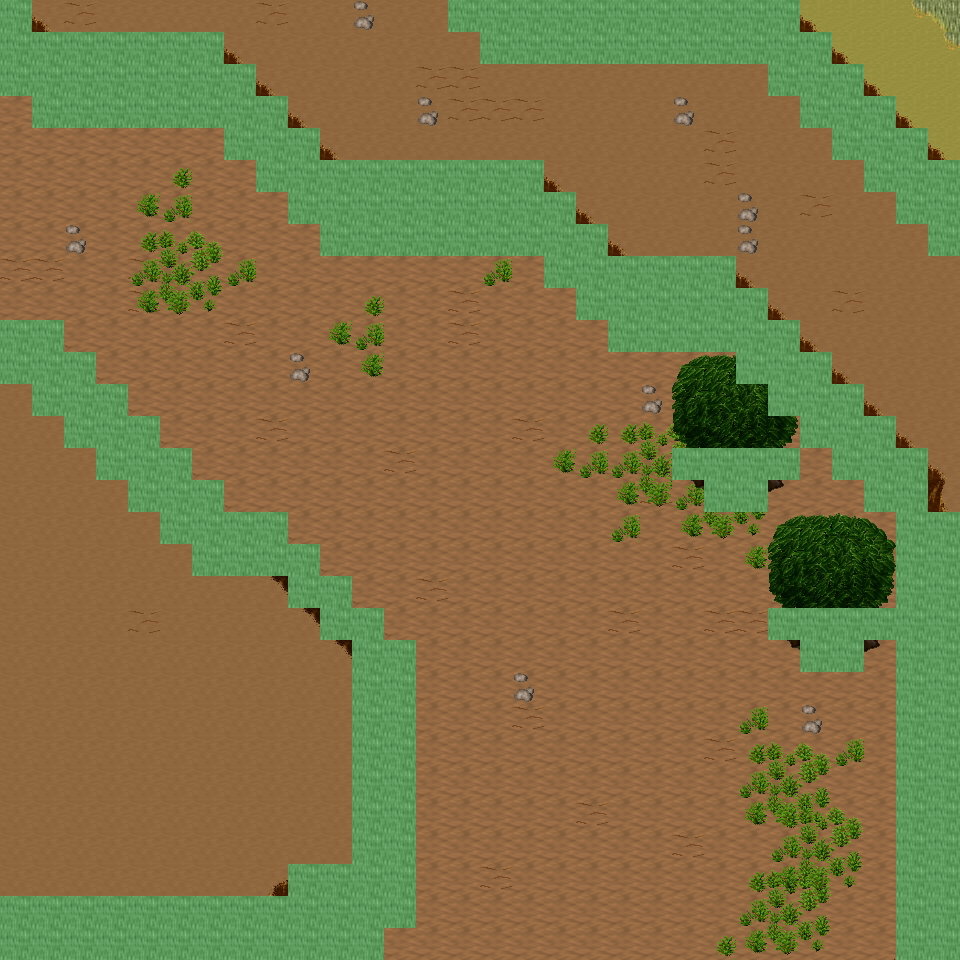

This game map was drawn from its Tiled (.tmx) file and the tilesets committed beside it. A one-line description and the trimmed map source follow:
An orthogonal 30x30 tile map with 32x32 px tiles, 6 tile layers (Ground, Object, Object2, Above, ...), 20 tilesets and 7 objects (7x mapExit).

<map version="1.0" orientation="orthogonal" renderorder="right-down" width="30" height="30" tilewidth="32" tileheight="32" nextobjectid="8">
  <tileset firstgid="1" name="tileset_ground_ground" tilewidth="32" tileheight="32" tilecount="33" columns="3">
    <image source="../drawable/tileset_ground_ground.png" width="96" height="352" />
  </tileset>
  <tileset firstgid="34" name="tileset_ground_ridge_earth_dark" tilewidth="32" tileheight="32" tilecount="96" columns="12">
    <image source="../drawable/tileset_ground_ridge_earth_dark.png" width="384" height="256" />
  </tileset>
  <tileset firstgid="130" name="tileset_ground_earth_edges" tilewidth="32" tileheight="32" tilecount="18" columns="6">
    <image source="../drawable/tileset_ground_earth_edges.png" width="192" height="96" />
  </tileset>
  <tileset firstgid="148" name="tileset_ground_rock_pebbles" tilewidth="32" tileheight="32" tilecount="3" columns="1">
    <image source="../drawable/tileset_ground_rock_pebbles.png" width="32" height="96" />
  </tileset>
  <tileset firstgid="151" name="tileset_item_statue_grey_stone" tilewidth="32" tileheight="32" tilecount="4" columns="2">
    <image source="../drawable/tileset_item_statue_grey_stone.png" width="64" height="64" />
  </tileset>
  <tileset firstgid="155" name="tileset_ground_square_patch" tilewidth="32" tileheight="32" tilecount="9" columns="3">
    <image source="../drawable/tileset_ground_square_patch.png" width="96" height="96" />
  </tileset>
  <tileset firstgid="164" name="tileset_ground_eye" tilewidth="32" tileheight="32" tilecount="9" columns="3">
    <image source="../drawable/tileset_ground_eye.png" width="96" height="96" />
  </tileset>
  <tileset firstgid="173" name="tileset_item_corpse_huge_animal" tilewidth="32" tileheight="32" tilecount="16" columns="2">
    <image source="../drawable/tileset_item_corpse_huge_animal.png" width="64" height="256" />
  </tileset>
  <tileset firstgid="189" name="tileset_logic_creature_orc" tilewidth="32" tileheight="32" tilecount="6" columns="6">
    <image source="../drawable/tileset_logic_creature_orc.png" width="192" height="32" />
  </tileset>
  <tileset firstgid="195" name="tileset_logic_collision" tilewidth="32" tileheight="32" tilecount="1" columns="1">
    <image source="../drawable/tileset_logic_collision.png" width="32" height="32" />
  </tileset>
  <tileset firstgid="196" name="tileset_plant_tree_spruce" tilewidth="32" tileheight="32" tilecount="6" columns="2">
    <image source="../drawable/tileset_plant_tree_spruce.png" width="64" height="96" />
  </tileset>
  <tileset firstgid="202" name="tileset_plant_tree_evergreen" tilewidth="32" tileheight="32" tilecount="36" columns="3">
    <image source="../drawable/tileset_plant_tree_evergreen.png" width="96" height="384" />
  </tileset>
  <tileset firstgid="238" name="tileset_plant_bush_bushes" tilewidth="32" tileheight="32" tilecount="10" columns="5">
    <image source="../drawable/tileset_plant_bush_bushes.png" width="160" height="64" />
  </tileset>
  <tileset firstgid="248" name="tileset_plant_bush_bush_mult_colored" tilewidth="32" tileheight="32" tilecount="6" columns="3">
    <image source="../drawable/tileset_plant_bush_bush_mult_colored.png" width="96" height="64" />
  </tileset>
  <tileset firstgid="254" name="tileset_plant_stump_small_stump" tilewidth="32" tileheight="32" tilecount="4" columns="2">
    <image source="../drawable/tileset_plant_stump_small_stump.png" width="64" height="64" />
  </tileset>
  <tileset firstgid="258" name="tileset_plant_bush_large_green" tilewidth="32" tileheight="32" tilecount="9" columns="3">
    <image source="../drawable/tileset_plant_bush_large_green.png" width="96" height="96" />
  </tileset>
  <tileset firstgid="267" name="tileset_plant_tree_tree_darkgreen" tilewidth="32" tileheight="32" tilecount="88" columns="8">
    <image source="../drawable/tileset_plant_tree_tree_darkgreen.png" width="256" height="352" />
  </tileset>
  <tileset firstgid="355" name="tileset_ground_dry_grass" tilewidth="32" tileheight="32" tilecount="54" columns="9">
    <image source="../drawable/tileset_ground_dry_grass.png" width="288" height="192" />
  </tileset>
  <tileset firstgid="409" name="tileset_logic_creature_animal" tilewidth="32" tileheight="32" tilecount="32" columns="8">
    <image source="../drawable/tileset_logic_creature_animal.png" width="256" height="128" />
  </tileset>
  <tileset firstgid="441" name="tileset_logic_creature_mutant" tilewidth="32" tileheight="32" tilecount="7" columns="7">
    <image source="../drawable/tileset_logic_creature_mutant.png" width="224" height="32" />
  </tileset>
  <layer name="Ground" width="30" height="30">
    <data>[900 cells, 900 non-empty, 3 distinct tile ids]</data>
  </layer>
  <layer name="Object" width="30" height="30">
    <data>[900 cells, 352 non-empty, 40 distinct tile ids]</data>
  </layer>
  <layer name="Object2" width="30" height="30">
    <data>[900 cells, 37 non-empty, 15 distinct tile ids]</data>
  </layer>
  <layer name="Above" width="30" height="30">
    <data>[900 cells, 28 non-empty, 14 distinct tile ids]</data>
  </layer>
  <layer name="Above2" width="30" height="30">
    <data>[900 cells, 0 non-empty, 0 distinct tile ids]</data>
  </layer>
  <layer name="Walkable" width="30" height="30">
    <data>[900 cells, 235 non-empty, 1 distinct tile ids]</data>
  </layer>
  <objectgroup name="MapEvents">
    <object id="1" name="north" type="mapExit" x="32" y="0" width="416" height="32">
      <properties>
        <property name="map" value="level_0_x87_y8" />
        <property name="x" value="1" />
        <property name="y" value="28" />
      </properties>
    </object>
    <object id="2" name="north2" type="mapExit" x="800" y="0" width="160" height="32">
      <properties>
        <property name="map" value="level_0_x87_y8" />
        <property name="x" value="25" />
        <property name="y" value="28" />
      </properties>
    </object>
    <object id="3" name="south" type="mapExit" x="384" y="928" width="512" height="32">
      <properties>
        <property name="map" value="level_0_x87_y10" />
        <property name="x" value="12" />
        <property name="y" value="1" />
      </properties>
    </object>
    <object id="4" name="west" type="mapExit" x="0" y="96" width="32" height="224">
      <properties>
        <property name="map" value="level_0_x86_y9" />
        <property name="x" value="28" />
        <property name="y" value="3" />
      </properties>
    </object>
    <object id="5" name="west2" type="mapExit" x="0" y="384" width="32" height="512">
      <properties>
        <property name="map" value="level_0_x86_y9" />
        <property name="x" value="28" />
        <property name="y" value="12" />
      </properties>
    </object>
    <object id="6" name="east" type="mapExit" x="928" y="0" width="32" height="160">
      <properties>
        <property name="map" value="level_0_x88_y9" />
        <property name="x" value="1" />
        <property name="y" value="0" />
      </properties>
    </object>
    <object id="7" name="east2" type="mapExit" x="928" y="256" width="32" height="256">
      <properties>
        <property name="map" value="level_0_x88_y9" />
        <property name="x" value="1" />
        <property name="y" value="8" />
      </properties>
    </object>
  </objectgroup>
</map>
